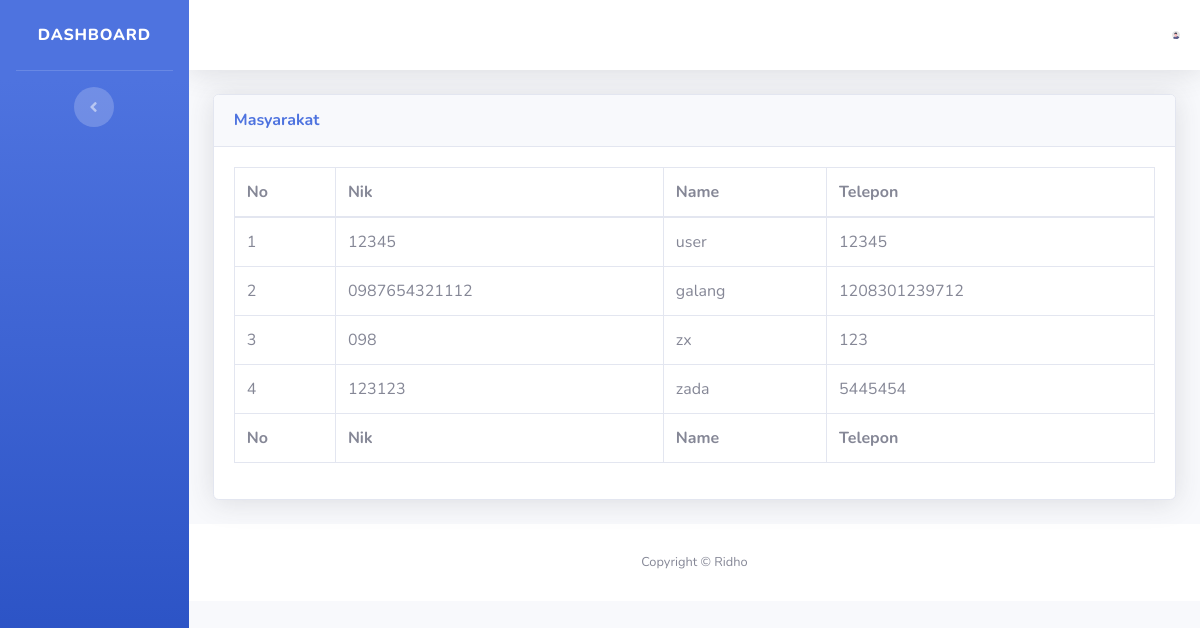
The page /index.php/c_ridho_admin/masyarakat on the database its author committed.
### tables this page shows
CREATE TABLE `masyarakat` (
  `id` int(11) NOT NULL,
  `nik` char(16) NOT NULL,
  `name` varchar(35) NOT NULL,
  `username` varchar(25) NOT NULL,
  `password` varchar(128) NOT NULL,
  `telp` varchar(13) NOT NULL
);

### application/controllers/C_ridho_admin.php (called while the page is built, shortened)
<?php
class C_ridho_admin extends CI_Controller
{
  public function masyarakat()
  {
    $data['user'] = $this->db->get_where('petugas', ['username' => $this->session->userdata('username')])->row_array();
    $data['masyarakat'] = $this->db->get('masyarakat')->result_array();
    $this->load->view('template/temp_admin/v_admin_header', $data);
    $this->load->view('template/temp_admin/v_admin_sidebar', $data);
    $this->load->view('template/temp_admin/v_admin_topbar', $data);
    $this->load->view('admin/v_masyarakat', $data);
    $this->load->view('template/temp_admin/v_admin_footer', $data);
  }
}

### index.php (called while the page is built, shortened)
<?php
require_once BASEPATH.'core/CodeIgniter.php';

### application/views/admin/v_masyarakat.php (the view, shortened to what this page needs)
    <div class="container-fluid">
        <div class="card shadow mb-4">
            <div class="card-header py-3">
                <h6 class="m-0 font-weight-bold text-primary">Masyarakat</h6>
            </div>
            <div class="card-body">
                <div class="table-responsive">
                    <table class="table table-bordered" id="dataTable" width="100%" cellspacing="0">
                        <thead>
                            <tr>
                                <th scope="col">No</th>
                                <th scope="col">Nik</th>
                                <th scope="col">Name</th>
                                <th scope="col">Telepon</th>
                            </tr>
                        </thead>
                        <tfoot>
                            <tr>
                                <th scope="col">No</th>
                                <th scope="col">Nik</th>
                                <th scope="col">Name</th>
                                <th scope="col">Telepon</th>
                            </tr>
                        </tfoot>
                        <?php $i = 1 ?>
                        <?php foreach ($masyarakat as $al) : ?>
                            <tr>
                                <td><?= $i ?></td>
                                <td><?= $al['nik'] ?></td>
                                <td><?= $al['name'] ?></td>
                                <td><?= $al['telp'] ?></td>
                            </tr>
                        <?php $i++;
                        endforeach ?>
                    </table>
                </div>
            </div>
        </div>
    </div>
<footer class="sticky-footer bg-white">
    <div class="container my-auto">
        <div class="copyright text-center my-auto">
            <span>Copyright &copy; Ridho</span>
        </div>
    </div>
</footer>

### rows shown on the page
masyarakat: nik "12345", name "user", telp "12345"
masyarakat: nik "0987654321112", name "galang", telp "1208301239712"
masyarakat: nik "098", name "zx", telp "123"
masyarakat: nik "123123", name "zada", telp "5445454"
